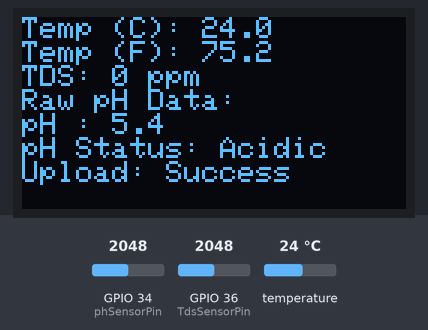
The sketch below on a simulated ESP32. Parts: 128×64 one-colour display. Inputs (shaded band) come from the test bench; at power-on: GPIO 34 (phSensorPin) = 2048, GPIO 36 (TdsSensorPin) = 2048, temperature 24 °C. WiFi joins after 1.5 s; servers stay silent unless stated; what the sketch prints to the serial monitor is not drawn.

Above: at 6.1 s.
6.2 s: GPIO 34 (phSensorPin) set to 2866
At 7.5 s:
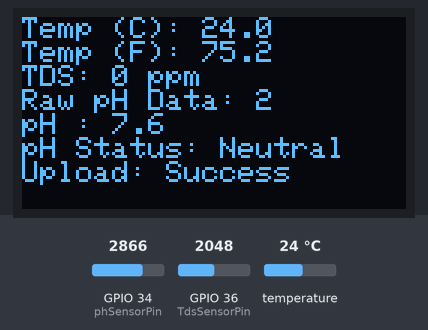
7.8 s: GPIO 34 (phSensorPin) set to 3603
At 9.0 s:
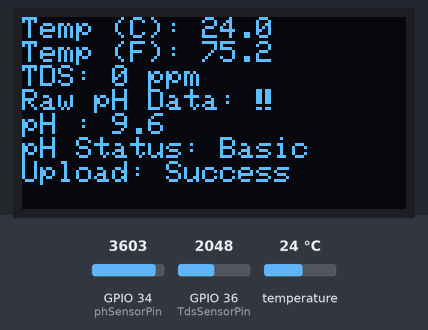
9.3 s: GPIO 34 (phSensorPin) set to 4095
At 9.8 s:
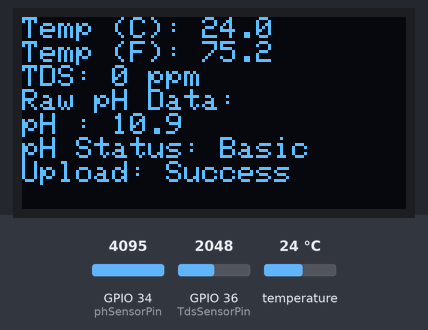
10.9 s: GPIO 34 (phSensorPin) set to 1228
At 12.3 s:
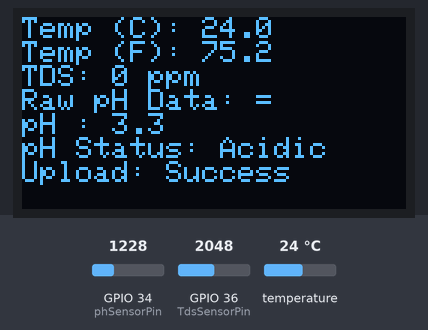
12.6 s: GPIO 34 (phSensorPin) set to 491
At 13.9 s:
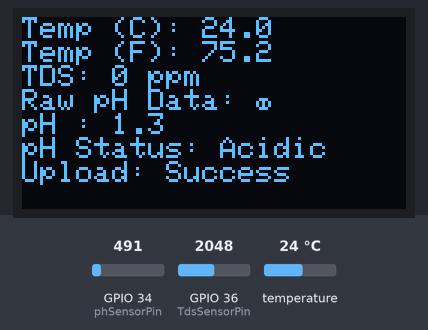
14.2 s: GPIO 34 (phSensorPin) set to 2047
At 18.3 s:
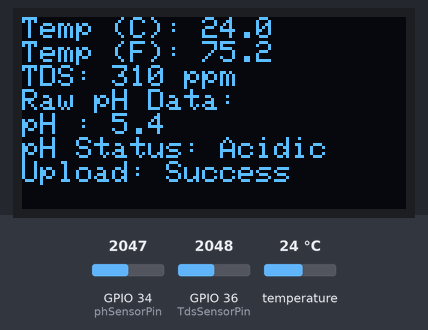
Timing chart, 0 to 19.0 s (numbered marks = the images above; inputs shaded):
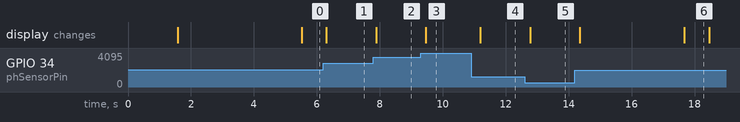

The sketch:

SWQMS.ino
```cpp
#include <Arduino.h>
#include <SPI.h>
#include <Wire.h>
#include <Adafruit_GFX.h>
#include <Adafruit_SSD1306.h>
// including the files related to each sensors.
#include "DS18B20Sensor.h"
#include "PhSensor.h"
#include "Tds.h"


// firebase libraries
#if defined(ESP32) || defined(ARDUINO_RASPBERRY_PI_PICO_W)
#include <WiFi.h>
#endif
#include <Firebase_ESP_Client.h>
// Provide the token generation process info.
#include <addons/TokenHelper.h>


// CONFIG OF FIREBASE
/* 1. Define the WiFi credentials */
#define WIFI_SSID "******" //Your SSID
#define WIFI_PASSWORD "*****" //Your password

/* 2. Define the API Key */
#define API_KEY "******************"

/* 3. Define the project ID */
#define FIREBASE_PROJECT_ID "*****"

/* 4. Define the user Email and password that alreadey registerd or added in your project */
#define USER_EMAIL "******"
#define USER_PASSWORD "****"


// oled display configurations
#define SCREEN_WIDTH 128     // OLED display width, in pixels
#define SCREEN_HEIGHT 64     // OLED display height, in pixels
#define OLED_RESET -1        // Reset pin # (or -1 if sharing Arduino reset pin)
#define SCREEN_ADDRESS 0x3C  ///< See datasheet for Address; 0x3D for 128x64, 0x3C for 128x32

Adafruit_SSD1306 display(SCREEN_WIDTH, SCREEN_HEIGHT, &Wire, OLED_RESET);  // Declare SSD1306 object


struct WaterParameters {
  float temperature;
  float ph;
  int tds;
  float tempInF;
  String pHStatus;
};


// Define Firebase Data object
FirebaseData fbdo;
FirebaseAuth auth;
FirebaseConfig config;
unsigned long dataMillis = 0;
bool createDoc = false;


String upLoadStatus = "Unknown";


void setup() {
  Serial.begin(115200);
  setupDS18B20Sensor();
  setupPhSensor();
  setupTdsSensor();

  WiFi.begin(WIFI_SSID, WIFI_PASSWORD);
  Serial.print("Connecting to Wi-Fi");
  while (WiFi.status() != WL_CONNECTED) {
    Serial.print(".");
    delay(300);
  }
  Serial.println();
  Serial.print("Connected with IP: ");
  Serial.println(WiFi.localIP());
  Serial.println();

  Serial.printf("Firebase Client v%s\n\n", FIREBASE_CLIENT_VERSION);

  /* Assign the api key (required) */
  config.api_key = API_KEY;

  /* Assign the user sign in credentials */
  auth.user.email = USER_EMAIL;
  auth.user.password = USER_PASSWORD;

  /* Assign the callback function for the long running token generation task */
  config.token_status_callback = tokenStatusCallback;  // see addons/TokenHelper.h

  // Comment or pass false value when WiFi reconnection will control by your code or third party library e.g. WiFiManager
  Firebase.reconnectNetwork(true);

  // // Since v4.4.x, BearSSL engine was used, the SSL buffer need to be set.
  // // Large data transmission may require larger RX buffer, otherwise connection issue or data read time out can be occurred.
  // fbdo.setBSSLBufferSize(4096 /* Rx buffer size in bytes from 512 - 16384 */, 1024 /* Tx buffer size in bytes from 512 - 16384 */);

  // // Limit the size of response payload to be collected in FirebaseData
  // fbdo.setResponseSize(2048);

  Firebase.begin(&config, &auth);

  if (!display.begin(SSD1306_SWITCHCAPVCC, SCREEN_ADDRESS)) {
    Serial.println(F("SSD1306 allocation failed"));
    for (;;)
      ;
  }

  display.clearDisplay();
  display.setTextSize(1);
  display.setTextColor(SSD1306_WHITE);
  display.setCursor(0, 0);
  display.println("Smart Water Quality");
  display.println("Measurement System");
  display.display();
  delay(3000);  // Pause for 3 seconds
  display.clearDisplay();
}

void loop() {

  // Get temperature readings
  float tempInC = readTemperature();
  // float tempInC = getTemperature();
  float tempInF = (tempInC * 9 / 5) + 32;
  // Get pH sensor data
  int rawPhReading = rawPhData();
  float pHValue = readPh();
  // get tds
  float tdsValue = readTDS(tempInC);
  WaterParameters waterData;
  waterData.temperature = tempInC;
  waterData.ph = pHValue;
  waterData.tds = tdsValue;
  waterData.tempInF = tempInF;
  waterData.pHStatus = getPhStatus(pHValue);

  sendDataToFireStore(waterData);
  // Display water params on Oled
  displayDataOled(tempInC, tempInF, tdsValue, rawPhReading, pHValue);

}


// Function to display wtaer params on OLED display
void displayDataOled(float tempCelsius, float tempFahrenheit, float tdsValue, int rawPhReading, float pHValue) {
  display.clearDisplay();
  display.setTextSize(1);
  display.setTextColor(SSD1306_WHITE);
  display.setCursor(0, 0);
  display.setCursor(0, 0);
  display.print("Temp (C): ");
  display.println(tempCelsius, 1);
  display.print("Temp (F): ");
  display.println(tempFahrenheit, 1);
  display.print("TDS: ");
  display.print(tdsValue, 0);
  display.println(" ppm");
  display.print("Raw pH Data: ");
  display.println(rawPhReading, 0);
  display.print("pH : ");
  display.println(pHValue, 1);
  getPhStatus(pHValue);
  display.print("Upload: ");
  display.println(upLoadStatus);
  display.display();
  // delay(4000);
}

// Function to display pH status on OLED display
String getPhStatus(float pHValue) {
  String status;

  switch (int(pHValue)) {
    case 0 ... 5:
      status = "Acidic";
      break;
    case 6 ... 8:
      status = "Neutral";
      break;
    case 9 ... 14:
      status = "Basic";
      break;
    default:
      status = "Unknown";
      break;
  }

  display.print("pH Status: ");
  display.println(status);
  return status;
}

void sendDataToFireStore(WaterParameters waterData) {
  String userId = auth.token.uid.c_str();
  Serial.print("User Id is :");
  Serial.println(userId);

  if (Firebase.ready() && (millis() - dataMillis > 5000 || dataMillis == 0)) {
    dataMillis = millis();
    // For the usage of FirebaseJson, see examples/FirebaseJson/BasicUsage/Create_Edit_Parse/Create_Edit_Parse.ino
    FirebaseJson content;
    // it is the collection id, after / is the document id.
    String documentPath = "Devices/" + userId;

    content.clear();
    content.set("fields/tds/doubleValue", String(waterData.tds).c_str());
    content.set("fields/pH/doubleValue", String(waterData.ph, 2).c_str());
    content.set("fields/temperature/doubleValue", String(waterData.temperature, 2).c_str());
    content.set("fields/phStatus/stringValue", String(waterData.pHStatus).c_str());
    content.set("fields/tempInF/doubleValue", String(waterData.tempInF, 2).c_str());
    Serial.print("Update a document... ");

    /** if updateMask contains the field name that exists in the remote document and
         * this field name does not exist in the document (content), that field will be deleted from remote document
         */

    if (Firebase.Firestore.patchDocument(&fbdo, FIREBASE_PROJECT_ID, "" /* databaseId can be (default) or empty */, documentPath.c_str(), content.raw(), "" /* updateMask */)) {
  // If the Firestore patchDocument operation was successful
     upLoadStatus = "Success";
    Serial.printf("ok\n%s\n\n", fbdo.payload().c_str()); // Print success message to Serial monitor
    } else {
        // If the Firestore patchDocument operation failed
        upLoadStatus = "Failed";
    Serial.println(fbdo.errorReason()); // Print error reason to Serial monitor
    }
  }
}
```

DS18B20Sensor.cpp
```cpp
#include "DS18B20Sensor.h"

OneWire oneWire(ONE_WIRE_BUS); // Declare OneWire object
DallasTemperature sensors(&oneWire); // Declare DallasTemperature object

void setupDS18B20Sensor() {
  oneWire.begin(ONE_WIRE_BUS); // Initialize OneWire object with pin
  sensors.begin();
}

float readTemperature() {
  sensors.requestTemperatures(); // Send the command to get temperatures
  return sensors.getTempCByIndex(0); // Get temperature in Celsius
}
```

DS18B20Sensor.h
```cpp
#ifndef DS18B20_SENSOR_H
#define DS18B20_SENSOR_H

#include <OneWire.h>
#include <DallasTemperature.h>

#define ONE_WIRE_BUS 17 // Pin for DS18B20 sensor

void setupDS18B20Sensor();
float readTemperature();

#endif
```

PhSensor.cpp
```cpp
#include "PhSensor.h"
#include <Arduino.h>


void setupPhSensor(){
  pinMode(phSensorPin, INPUT);
}

int rawPhData(){
    return analogRead(phSensorPin);
}

float readPh(){
  float rawPhSensorData = analogRead(phSensorPin);

  float voltage = rawPhSensorData * (3.3 / 4095.0);

  return 3.3 * voltage;
}
```

PhSensor.h
```cpp
#ifndef PH_SENSOR_H
#define PH_SENSOR_H

#define phSensorPin A6

void setupPhSensor();

int rawPhData();

float readPh();

#endif
```

Tds.h
```cpp
#ifndef TDS_SENSOR_H
#define TDS_SENSOR_H

#define TdsSensorPin 36

#define VREF 3.3         // analog reference voltage(Volt) of the ADC
#define SCOUNT 30

void setupTdsSensor();

float readTDS(float temp);

#endif 
```

TdsSensor.cpp
```cpp
#include <Arduino.h>
#include "TDS.h"

// #define VREF 3.3         // analog reference voltage(Volt) of the ADC
// #define SCOUNT 30
int analogBuffer[SCOUNT];  // store the analog value in the array, read from ADC
int analogBufferTemp[SCOUNT];
int analogBufferIndex = 0;
int copyIndex = 0;
float averageVoltage = 0;

float tds = 0;

void setupTdsSensor() {
  pinMode(TdsSensorPin, INPUT);
}

int getMedianNum(int bArray[], int iFilterLen) {
  int bTab[iFilterLen];
  for (byte i = 0; i < iFilterLen; i++)
    bTab[i] = bArray[i];
  int i, j, bTemp;
  for (j = 0; j < iFilterLen - 1; j++) {
    for (i = 0; i < iFilterLen - j - 1; i++) {
      if (bTab[i] > bTab[i + 1]) {
        bTemp = bTab[i];
        bTab[i] = bTab[i + 1];
        bTab[i + 1] = bTemp;
      }
    }
  }
  if ((iFilterLen & 1) > 0)
    bTemp = bTab[(iFilterLen - 1) / 2];
  else
    bTemp = (bTab[iFilterLen / 2] + bTab[iFilterLen / 2 - 1]) / 2;
  return bTemp;
}


float readTDS(float tempInC) {

  static unsigned long analogSampleTimepoint = millis();
  if (millis() - analogSampleTimepoint > 40U)  //every 40 milliseconds,read the analog value from the ADC
  {
    analogSampleTimepoint = millis();
    analogBuffer[analogBufferIndex] = analogRead(TdsSensorPin);  //read the analog value and store into the buffer
    analogBufferIndex++;
    if (analogBufferIndex == SCOUNT)
      analogBufferIndex = 0;
  }
  static unsigned long printTimepoint = millis();
  if (millis() - printTimepoint > 500U) {
    printTimepoint = millis();
    for (copyIndex = 0; copyIndex < SCOUNT; copyIndex++)
 {     analogBufferTemp[copyIndex] = analogBuffer[copyIndex];
    averageVoltage = getMedianNum(analogBufferTemp, SCOUNT) * (float)VREF / 4095.0;                                                                                              // read the analog value more stable by the median filtering algorithm, and convert to voltage value
    float compensationCoefficient = 1.0 + 0.02 * (tempInC - 25.0);                                                                                                               //temperature compensation formula: fFinalResult(25^C) = fFinalResult(current)/(1.0+0.02*(fTP-25.0));
    float compensationVolatge = averageVoltage / compensationCoefficient;                                                                                                        //temperature compensation
    tds = (133.42 * compensationVolatge * compensationVolatge * compensationVolatge - 255.86 * compensationVolatge * compensationVolatge + 857.39 * compensationVolatge) * 0.5;  //convert voltage value to tds value
 } }
  return tds;
}
```

Measured:
- after the input at 6.2 s, the display: changes after 0.10 s (image 1)
- after the input at 7.8 s, the display: changes after 0.09 s (image 2)
- after the input at 9.3 s, the display: changes after 0.17 s (image 3)
- after the input at 10.9 s, the display: changes after 0.30 s (image 4)
- after the input at 12.6 s, the display: changes after 0.18 s (image 5)
- after the input at 14.2 s, the display: first changes after 0.16 s (image 6 shows a later state)
- what the display in image 6 shows lasts 0.8 s, from 17.7 s to 18.5 s
